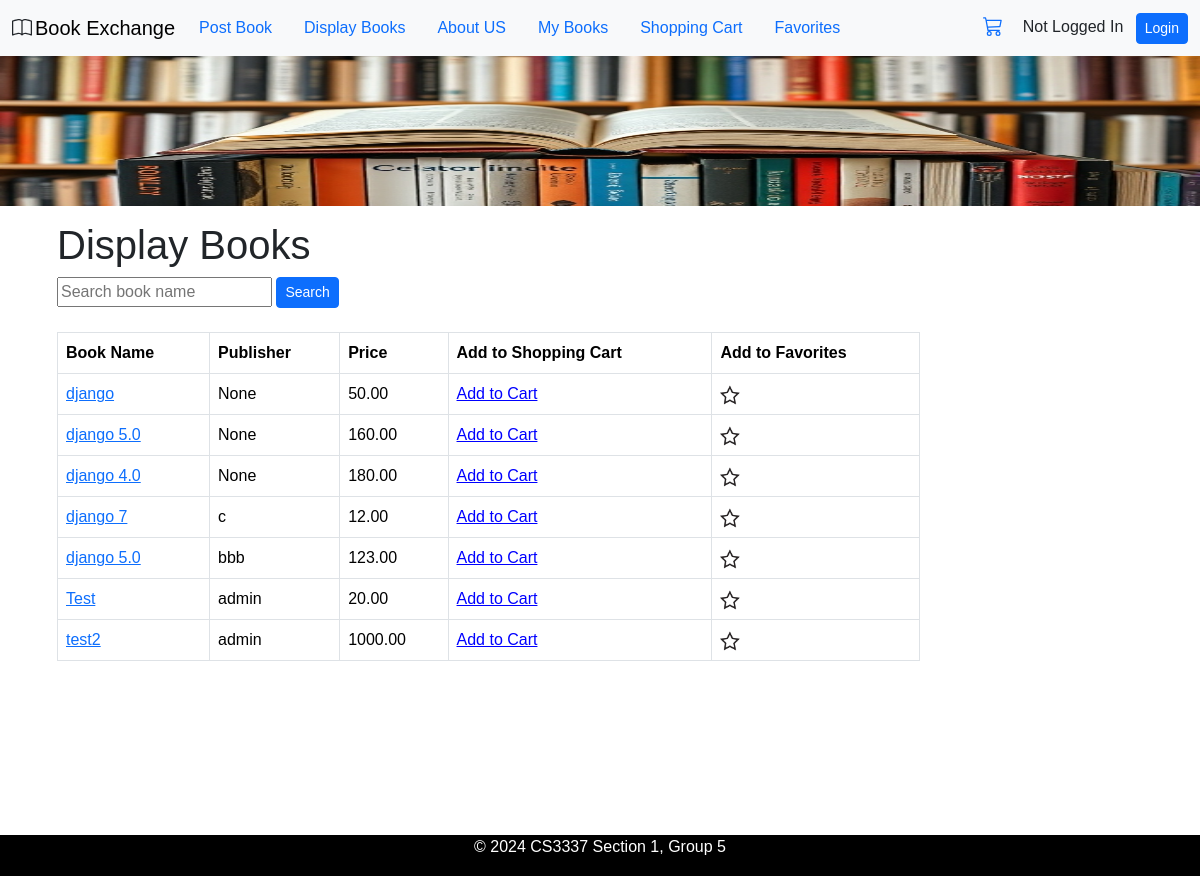
Page /displaybooks on the committed database.
### bookMng/models.py (models this page shows, shortened)
class MainMenu(models.Model):
    item = models.CharField(max_length=200, unique=True)
    link = models.CharField(max_length=200, unique=True)

class Book(models.Model):
    name = models.CharField(max_length=200)
    web = models.URLField(max_length=200)
    price = models.DecimalField(decimal_places=2, max_digits=8)
    publishdate = models.DateField(auto_now=True)
    picture = models.FileField(upload_to='bookEx/static/uploads')
    pic_path = models.CharField(max_length=300, editable=False, blank=True)
    username = models.ForeignKey(User, blank=True, null=True, on_delete=models.CASCADE)

### bookMng/views.py (the view)
# urls.py: path('displaybooks', views.displaybooks, name='displaybooks'),
def displaybooks(request):
    books = Book.objects.all()
    for b in books:
        b.pic_path = b.picture.url[14:]
    return render(request,
                  'bookMng/displaybooks.html',
                  {
                      'item_list': MainMenu.objects.all(),
                      'books': books,
                  })

### bookEx/templates/bookMng/displaybooks.html (shortened to what this page needs)
{% extends "base.html" %}
{% load static %}
{% block sidenav %}
     <ul class="nav">
        {% for item in item_list %}
            <li class="nav-item me-3">
                <a href="{{ item.link }}" class="nav-link">{{ item.item }}</a>
            </li>
        {% endfor %}
    </ul>
{% endblock sidenav %}
{% block content %}
<div style="min-height: 80vh;">
<h1>Display Books</h1>
    <div align="">
        <form method="GET" action="{% url 'search_books' %}">
            <input type="text" name="q" placeholder="Search book name" required>
            <button type="submit" class="btn btn-primary btn-sm">Search</button>
            <br>
            <br>
        </form>
    </div>
<table class="table table-bordered">
    <tr>
        <th>
            Book Name
        </th>
        <th>
            Publisher
        </th>
        <th>
            Price
        </th>
        <th>
            Add to Shopping Cart
        </th>
        <th>
            Add to Favorites
        </th>
    </tr>
   {% for book in books %}
    <tr>
        <td>
            <a href="book_detail/{{ book.id }}">{{ book.name }}</a>
        </td>
        <td>
            {{ book.username }}
        </td>
        <td>
            {{ book.price }}
        </td>
        <td>
            <form action="{% url 'cart_add' book_id=book.id %}" method="post" style="display:inline;">
                <button type="submit" style="background:none;border:none;color:blue;text-decoration:underline;cursor:pointer;padding:0;">
                    Add to Cart
                </button>
            </form>
        </td>
        <td>
            <form action="{% url 'favorites_add' book_id=book.id %}" method="post" style="display:inline;">
                <button type="submit" style="background:none;border:none;color:blue;text-decoration:underline;cursor:pointer;padding:0;">
                    <img src="{% static 'star.png' %}" alt="Remove from Favorites" style="width: 20px; height: 20px;">
                </button>
            </form>
        </td>
    </tr>
   {% endfor %}
</table>
    </div>
{% endblock content %}

### bookEx/static/main.css (style rules this page uses)
body { font-family: Arial, sans-serif; margin: 0; padding: 0; }

### rows in the picture
MainMenu: item "Post Book"
MainMenu: item "Display Books"
MainMenu: item "About US"
MainMenu: item "My Books"
MainMenu: item "Shopping Cart"
MainMenu: item "Favorites"
Book: name "django", username "None", price "50.00"
Book: name "django 5.0", username "None", price "160.00"
Book: name "django 4.0", username "None", price "180.00"
Book: name "django 7", username "c", price "12.00"
Book: name "django 5.0", username "bbb", price "123.00"
Book: name "Test", username "admin", price "20.00"
Book: name "test2", username "admin", price "1000.00"
